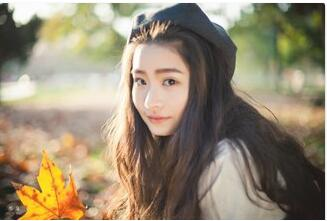
//> input picture resource/girl.jpg, 327 x 221 px
$ ./main   (built with g++ and OpenCV 4)
//> lines starting //> are read from the running program, lines starting //| are printed output that depends on the picture
//Example2-7.The Canny edge detector writes its output
//to a single-channel(grayscale) image.
#include<opencv2/opencv.hpp>

using namespace cv;

int main(int argc, char** argv)
{
	Mat img_rgb, img_gry, img_cny;

	namedWindow("Example Gray", WINDOW_AUTOSIZE);
	namedWindow("Example Canny", WINDOW_AUTOSIZE);

	img_rgb = imread("girl.jpg");
//> img_rgb is the input picture: 221 rows x 327 cols, CV_8UC3; mean B, G, R 114.9, 137.4, 150.1

	cvtColor(img_rgb, img_gry, COLOR_BGR2GRAY);
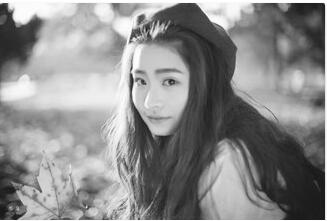
//> img_gry: 221 rows x 327 cols, CV_8UC1; min 14, max 255, mean 138.6
	imshow("Example Gray", img_gry);

	Canny(img_gry, img_cny, 10, 100, 3, true);
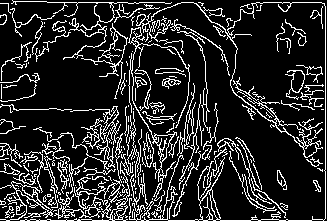
//> img_cny: 221 rows x 327 cols, CV_8UC1; 16.3% white in thin lines or dots
	imshow("Example Canny", img_cny);

	waitKey(0);

	return 0;
}

$ run again, with resource/BlueCup.jpg copied over resource/girl.jpg
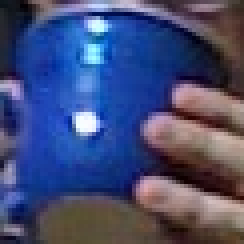
//> input picture resource/BlueCup.jpg, 61 x 61 px (shown 4 times larger)
//> img_rgb is the input picture: 61 rows x 61 cols, CV_8UC3; mean B, G, R 117.6, 76.4, 68
//> `cvtColor(img_rgb, img_gry, COLOR_BGR2GRAY);`:
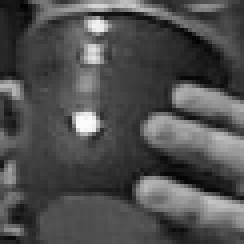
//> img_gry: 61 rows x 61 cols, CV_8UC1 (shown 4 times larger); min 2, max 252, mean 78.6
//> `Canny(img_gry, img_cny, 10, 100, 3, true);`:
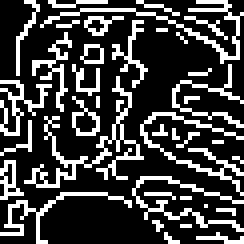
//> img_cny: 61 rows x 61 cols, CV_8UC1 (shown 4 times larger); 25.3% white in thin lines or dots

$ run again, with resource/HandIndoorColor.jpg copied over resource/girl.jpg
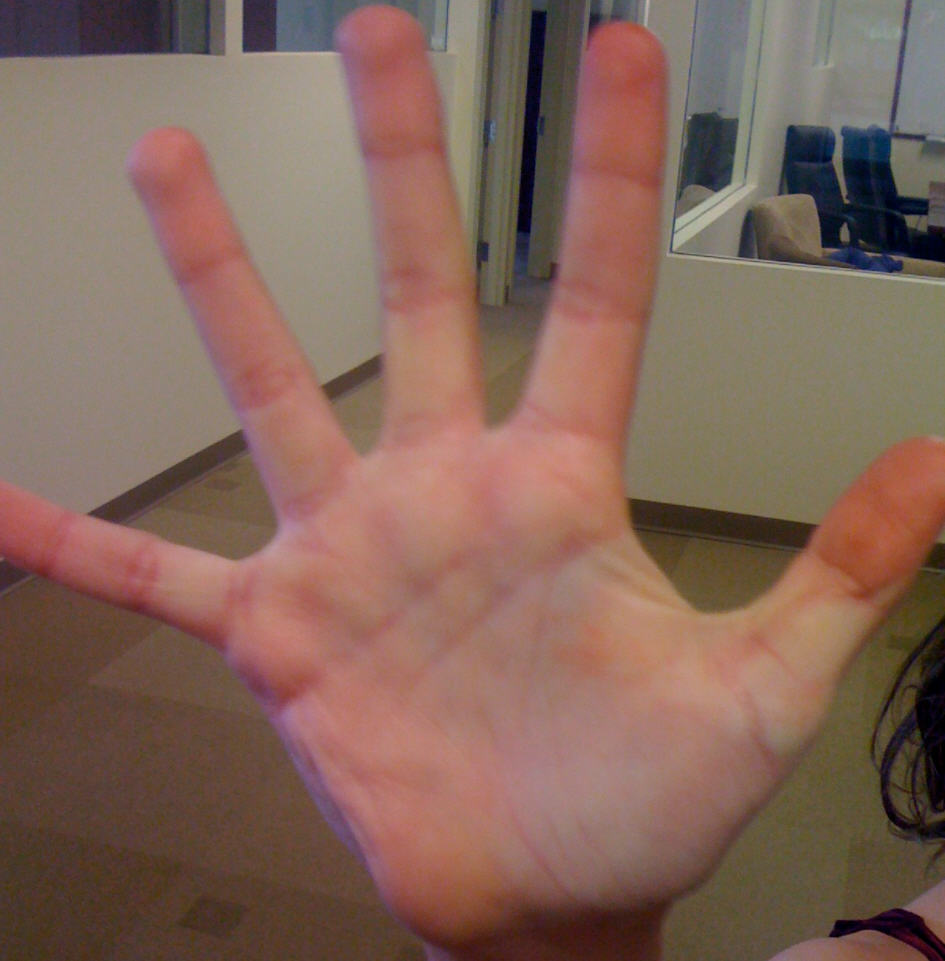
//> input picture resource/HandIndoorColor.jpg, 945 x 961 px
//> img_rgb is the input picture: 961 rows x 945 cols, CV_8UC3; mean B, G, R 89.5, 101.6, 131.2
//> `cvtColor(img_rgb, img_gry, COLOR_BGR2GRAY);`:
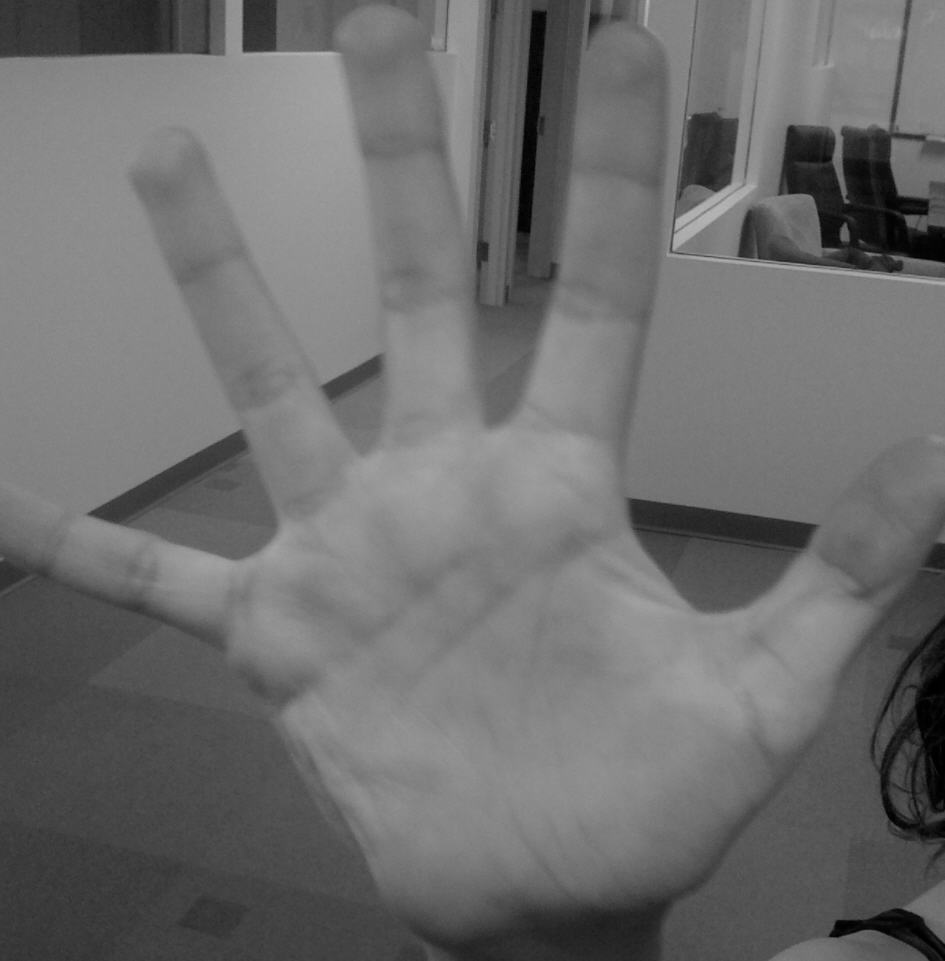
//> img_gry: 961 rows x 945 cols, CV_8UC1; min 0, max 185, mean 109.1
//> `Canny(img_gry, img_cny, 10, 100, 3, true);`:
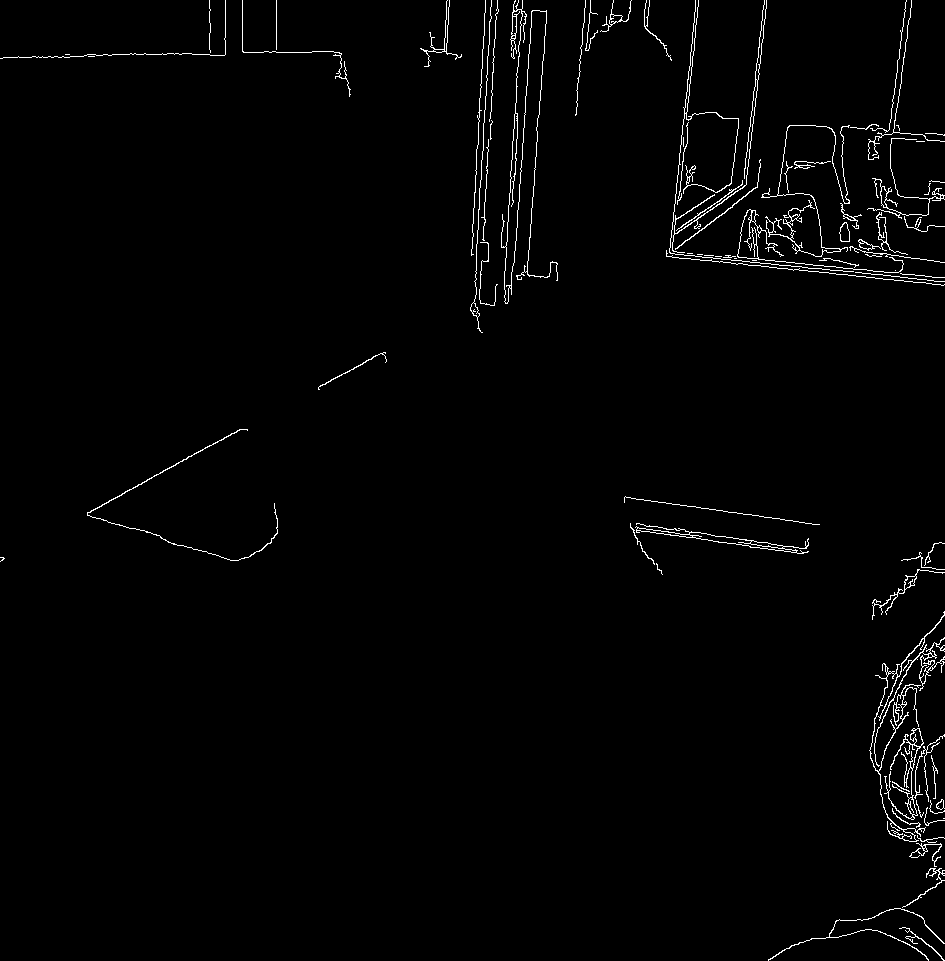
//> img_cny: 961 rows x 945 cols, CV_8UC1; 1.5% white in thin lines or dots

$ run again, with resource/HandOutdoorColor.jpg copied over resource/girl.jpg
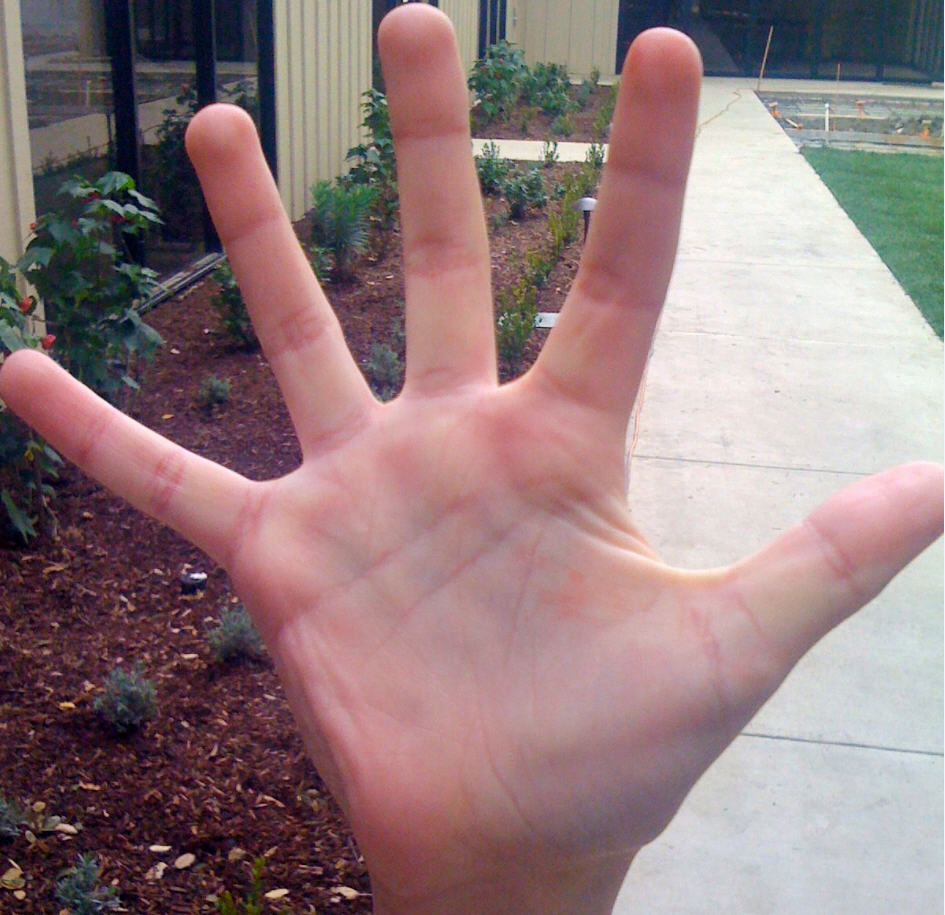
//> input picture resource/HandOutdoorColor.jpg, 945 x 915 px
//> img_rgb is the input picture: 915 rows x 945 cols, CV_8UC3; mean B, G, R 125.6, 123.8, 146.8
//> `cvtColor(img_rgb, img_gry, COLOR_BGR2GRAY);`:
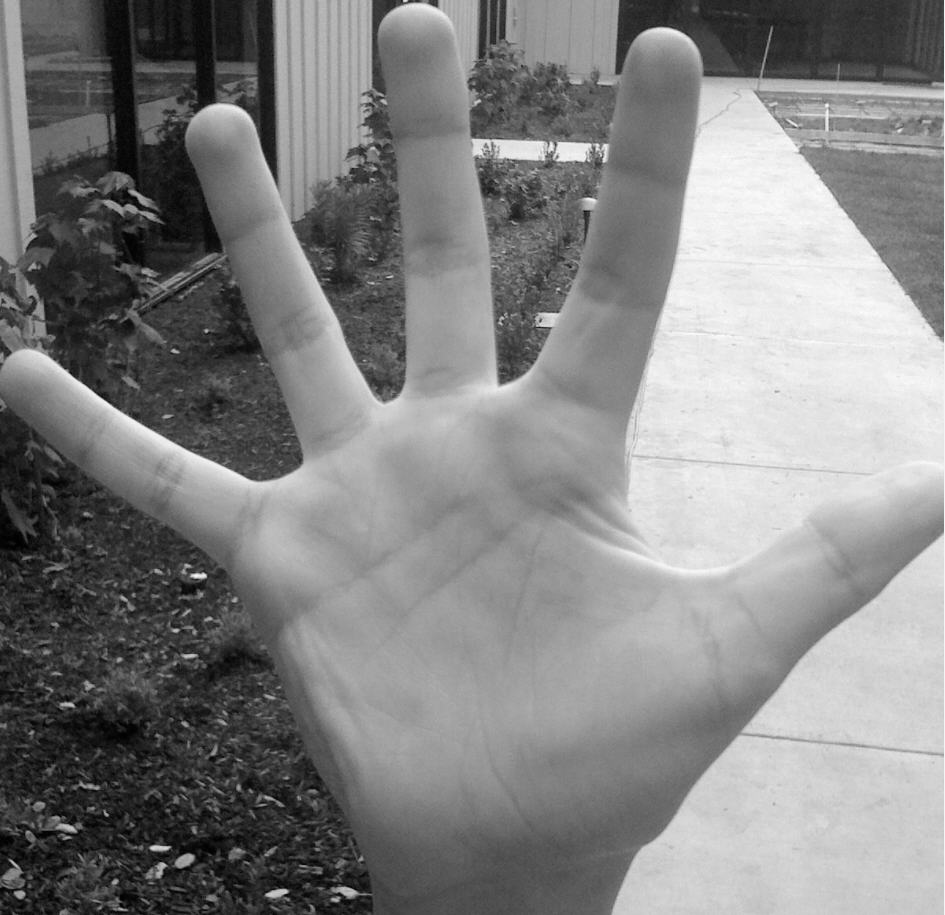
//> img_gry: 915 rows x 945 cols, CV_8UC1; min 0, max 254, mean 130.9
//> `Canny(img_gry, img_cny, 10, 100, 3, true);`:
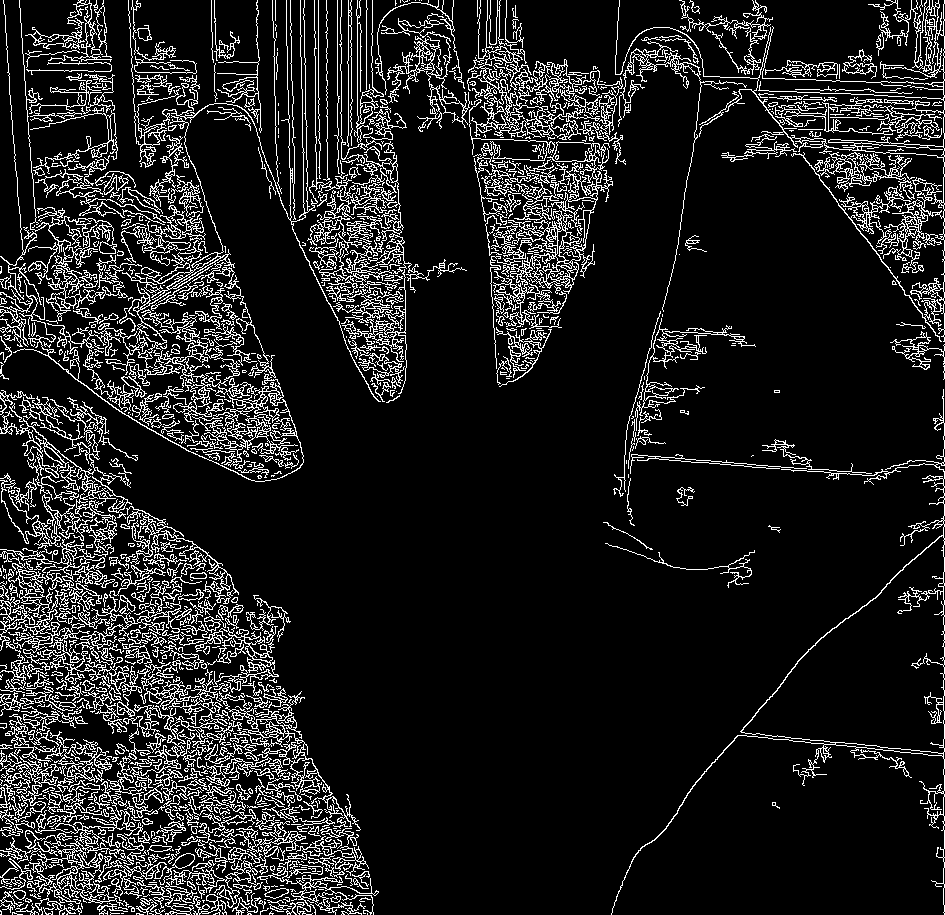
//> img_cny: 915 rows x 945 cols, CV_8UC1; 12.1% white in thin lines or dots
